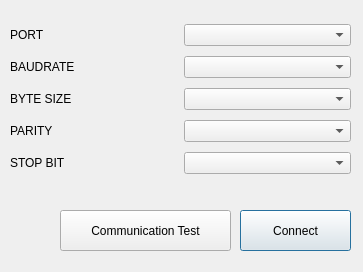
<?xml version="1.0" encoding="UTF-8"?>
<ui version="4.0">
 <class>Dialog</class>
 <widget class="QDialog" name="Dialog">
  <property name="geometry">
   <rect>
    <x>0</x>
    <y>0</y>
    <width>363</width>
    <height>272</height>
   </rect>
  </property>
  <property name="windowTitle">
   <string>Communication Settings</string>
  </property>
  <widget class="QPushButton" name="comm_open">
   <property name="geometry">
    <rect>
     <x>240</x>
     <y>210</y>
     <width>111</width>
     <height>41</height>
    </rect>
   </property>
   <property name="text">
    <string>Connect</string>
   </property>
  </widget>
  <widget class="QPushButton" name="comm_test">
   <property name="geometry">
    <rect>
     <x>60</x>
     <y>210</y>
     <width>171</width>
     <height>41</height>
    </rect>
   </property>
   <property name="text">
    <string>Communication Test</string>
   </property>
  </widget>
  <widget class="QWidget" name="verticalLayoutWidget">
   <property name="geometry">
    <rect>
     <x>10</x>
     <y>20</y>
     <width>341</width>
     <height>161</height>
    </rect>
   </property>
   <layout class="QVBoxLayout" name="verticalLayout">
    <item>
     <layout class="QHBoxLayout" name="horizontalLayout">
      <item>
       <widget class="QLabel" name="label">
        <property name="text">
         <string>PORT</string>
        </property>
       </widget>
      </item>
      <item>
       <widget class="QComboBox" name="comm_portlist"/>
      </item>
     </layout>
    </item>
    <item>
     <layout class="QHBoxLayout" name="horizontalLayout_2">
      <item>
       <widget class="QLabel" name="label_2">
        <property name="text">
         <string>BAUDRATE</string>
        </property>
       </widget>
      </item>
      <item>
       <widget class="QComboBox" name="comm_baudrate"/>
      </item>
     </layout>
    </item>
    <item>
     <layout class="QHBoxLayout" name="horizontalLayout_3">
      <item>
       <widget class="QLabel" name="label_3">
        <property name="text">
         <string>BYTE SIZE</string>
        </property>
       </widget>
      </item>
      <item>
       <widget class="QComboBox" name="comm_bytesz"/>
      </item>
     </layout>
    </item>
    <item>
     <layout class="QHBoxLayout" name="horizontalLayout_4">
      <item>
       <widget class="QLabel" name="label_4">
        <property name="text">
         <string>PARITY</string>
        </property>
       </widget>
      </item>
      <item>
       <widget class="QComboBox" name="comm_parity"/>
      </item>
     </layout>
    </item>
    <item>
     <layout class="QHBoxLayout" name="horizontalLayout_5">
      <item>
       <widget class="QLabel" name="label_5">
        <property name="text">
         <string>STOP BIT</string>
        </property>
       </widget>
      </item>
      <item>
       <widget class="QComboBox" name="comm_stopbits"/>
      </item>
     </layout>
    </item>
   </layout>
  </widget>
  <widget class="QLabel" name="comm_status">
   <property name="geometry">
    <rect>
     <x>10</x>
     <y>210</y>
     <width>41</width>
     <height>41</height>
    </rect>
   </property>
   <property name="text">
    <string/>
   </property>
   <property name="pixmap">
    <pixmap>disconnect.png</pixmap>
   </property>
   <property name="scaledContents">
    <bool>true</bool>
   </property>
  </widget>
 </widget>
 <resources/>
 <connections/>
</ui>
